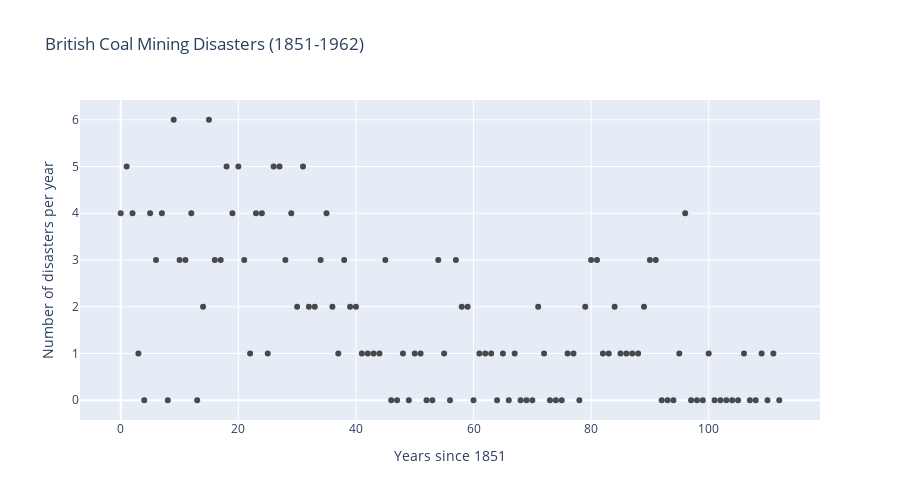

The notebook cell this image was saved under:
### Markdown cell above
### Example: Poisson Regression for Count Data

Many real-world applications involve count data—discrete, non-negative outcomes like the number of events occurring in a time period. The **Poisson distribution** is the natural choice for modeling counts, and when we expect the rate to vary smoothly over time, a GP with Poisson likelihood becomes a powerful tool.

We'll work with the famous British coal mining disasters dataset, which records 191 mining disasters from 1851 to 1962. Our goal: model how the disaster rate changes over this period using a GP to capture smooth temporal trends without imposing a rigid parametric form.

The Poisson likelihood requires a positive rate parameter $\lambda$, so we'll use a **log link function**: the GP models $\log(\lambda)$, ensuring $\lambda > 0$. Let's load the data and bin it into annual counts.

### Code cell
# Load coal mining disasters data
coal_data_path = pm.get_data('coal.csv')
coal_df_raw = pl.read_csv(coal_data_path, has_header=False, new_columns=['year'])

print(f"Total disasters recorded: {len(coal_df_raw)}")
print(f"Time period: {coal_df_raw['year'].min():.1f} to {coal_df_raw['year'].max():.1f}")

# Bin into annual counts
# Create bins for each year from 1851 to 1963 (to capture all disasters)
year_min = int(np.floor(coal_df_raw['year'].min()))
year_max = int(np.ceil(coal_df_raw['year'].max()))

# Count disasters per year
year_counts = []
years = []
for year in range(year_min, year_max + 1):
    count = coal_df_raw.filter(
        (pl.col('year') >= year) & (pl.col('year') < year + 1)
    ).height
    year_counts.append(count)
    years.append(year)

# Create DataFrame with annual counts
df_coal = pl.DataFrame({
    'year': years,
    'count': year_counts,
    'year_scaled': [(y - year_min) for y in years]  # Years since 1851
})

print(f"\nAnnual counts range: {min(year_counts)} to {max(year_counts)}")
print(f"\nFirst few years:")
print(df_coal.head(10))

# Visualize the annual disaster counts
fig = go.Figure()

fig.add_trace(go.Scatter(
    x=df_coal['year_scaled'],
    y=df_coal['count'],
    mode='markers',
    name='Annual disaster count',
    marker=dict(size=6, color='black', opacity=0.7)
))

fig.update_layout(
    title='British Coal Mining Disasters (1851-1962)',
    xaxis_title='Years since 1851',
    yaxis_title='Number of disasters per year',
    hovermode='x unified',
    width=900,
    height=500
)

fig.show()

### Figure 1 — Plotly figure (JSON) as saved in the notebook; plotly's stock layout.template omitted (floating-point values rounded to 4 significant figures)
{"data": [{"marker": {"color": "black", "opacity": 0.7, "size": 6}, "mode": "markers", "name": "Annual disaster count", "type": "scatter", "x": [0, 1, 2, 3, 4, 5, 6, 7, 8, 9, 10, 11, 12, 13, 14, 15, 16, 17, 18, 19, 20, 21, 22, 23, 24, 25, 26, 27, 28, 29, 30, 31, 32, 33, 34, 35, 36, 37, 38, 39, 40, 41, 42, 43, 44, 45, 46, 47, 48, 49, 50, 51, 52, 53, 54, 55, 56, 57, 58, 59, 60, 61, 62, 63, 64, 65, 66, 67, 68, 69, 70, 71, 72, 73, 74, 75, 76, 77, 78, 79, 80, 81, 82, 83, 84, 85, 86, 87, 88, 89, 90, 91, 92, 93, 94, 95, 96, 97, 98, 99, 100, 101, 102, 103, 104, 105, 106, 107, 108, 109, 110, 111, 112], "y": [4, 5, 4, 1, 0, 4, 3, 4, 0, 6, 3, 3, 4, 0, 2, 6, 3, 3, 5, 4, 5, 3, 1, 4, 4, 1, 5, 5, 3, 4, 2, 5, 2, 2, 3, 4, 2, 1, 3, 2, 2, 1, 1, 1, 1, 3, 0, 0, 1, 0, 1, 1, 0, 0, 3, 1, 0, 3, 2, 2, 0, 1, 1, 1, 0, 1, 0, 1, 0, 0, 0, 2, 1, 0, 0, 0, 1, 1, 0, 2, 3, 3, 1, 1, 2, 1, 1, 1, 1, 2, 3, 3, 0, 0, 0, 1, 4, 0, 0, 0, 1, 0, 0, 0, 0, 0, 1, 0, 0, 1, 0, 1, 0]}], "layout": {"height": 500, "hovermode": "x unified", "title": {"text": "British Coal Mining Disasters (1851-1962)"}, "width": 900, "xaxis": {"title": {"text": "Years since 1851"}}, "yaxis": {"title": {"text": "Number of disasters per year"}}}}
